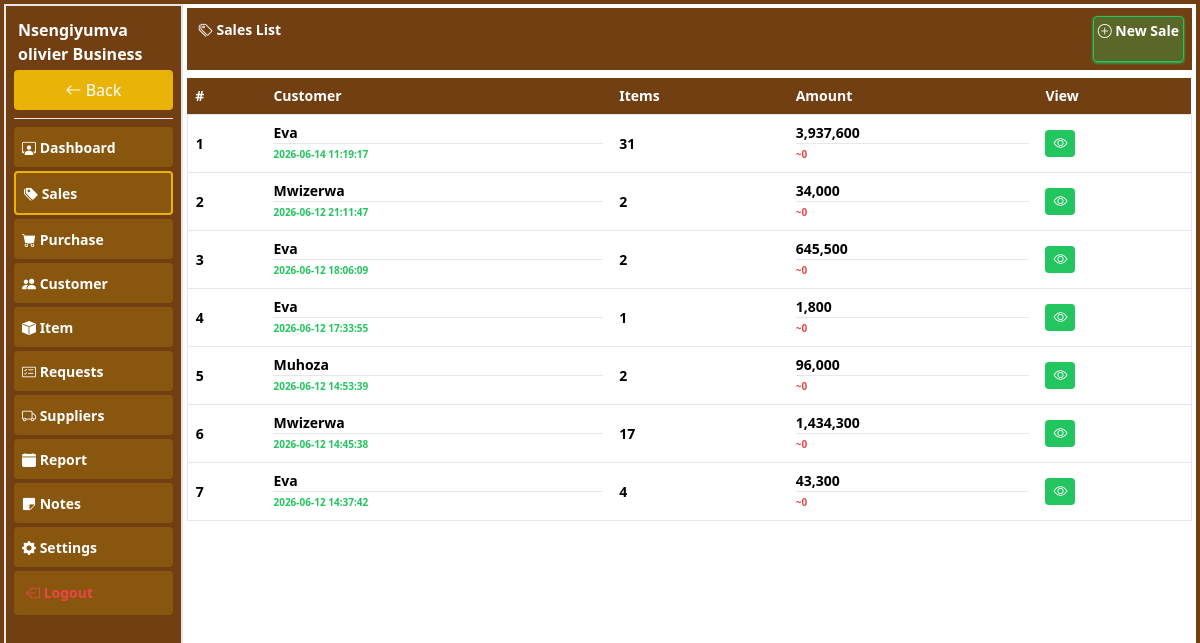
Screenshot of /pages/sales (signed in) with the database file from the repository.
### tables this page shows
CREATE TABLE `customer` (
  `name` varchar(255) NOT NULL,
  `phone` text NOT NULL,
  `c_id` int(11) NOT NULL,
  `business` int(11) NOT NULL,
  `location` varchar(255) NOT NULL,
  `created_at` datetime NOT NULL DEFAULT current_timestamp()
);

CREATE TABLE `salles` (
  `customer` int(255) DEFAULT NULL,
  `products` int(255) DEFAULT NULL,
  `status` int(11) DEFAULT NULL,
  `sale_id` int(11) NOT NULL,
  `discount` double DEFAULT NULL,
  `salles_date` datetime NOT NULL DEFAULT current_timestamp(),
  `pm` char(1) NOT NULL,
  `business` int(11) NOT NULL,
  `debit` double NOT NULL,
  `sale` int(11) NOT NULL,
  `ammount` double NOT NULL
);

### pages/sales.php (the view, shortened to what this page needs)
<?php
include("connection.php");
?>
<!DOCTYPE html>
<html lang="en">
<head>
    <script src="../plugins/css/tailwindcss.js"></script>
    <link rel="stylesheet" href="../plugins/icons/bootstrap-icons.css">
</head>
<body>
    <div class="container-fluid h-[100%]">
        <div class="flex w-full p-2 bg-yellow-900 justify-between h-[8%]"><h1 class="text-white font-bold text-sm p-1"><i class="bi bi-tags"></i> Sales List</h1> <a href="add_sale" class="font-bold text-white p-2 md:p-1 border border-green-500 shadow shadow-green-500 rounded text-sm bg-green-500/30"><i class="bi bi-plus-circle"></i> New Sale</a></div>
        <div class="table-responsive w-full overflow-y-auto my-2 h-[92%]">
            <table class="w-full border-collapse [&_td]:p-2 text-sm font-bold [&_th]:text-left [&_th]:p-2">
                <thead class="bg-yellow-900 text-white text-sm stiky"><tr>
                    <th>#</th>
                    <th class="">Customer</th>
                    <th>Items</th>
                    <th>Amount</th>
                    <th class="text-right">View</th>
                </tr></thead>
                <tbody class="overflow-y-auto">
                    <?php
                    $no=0;
                    $business= $_SESSION['user'];
                    $select = $conn->prepare("SELECT * FROM customer,salles where customer.business=? and salles.business=? and customer.c_id=salles.customer order by salles_date desc");
                    $select->bind_param("ii",$business,$business);
                    $select->execute();
                    $result=$select->get_result();
                    while ($a= $result->fetch_assoc()) {
                        $no++;
                        ?>
                        <tr class="border hover:bg-gray-200 rounded my-1">
                              <td><span class=""><?php echo $no ?></span></td>
                            <td>
                            <p class=""><?php echo $a['name'] ?></p>
                            <hr>
                            <p class="text-[10px] text-green-500 p-0"><?php echo $a['salles_date'] ?></p>
                        </td>
                            <td><?php echo $a['products'] ?></td>
                            <td>
                            <p class="price"><?php echo $a['ammount'] ?></p>
                            <hr>
                            <p class="text-[10px] text-red-500 p-0"> ~<span class="price"><?php echo $a['debit'] ?></span> </p>
                        </td>
                            <td class=""><a href="sale_view?sale=<?php echo $a['sale_id']?>" class="text-white bg-green-500 rounded p-1 text-sm px-2"><i class="bi bi-eye"></i></a></td>
                        </tr>
                        <?php
                    }
                    ?>
                </tbody>
            </table>
        </div>
    </div>
</body>
</html>

### rows the page displays
customer: name "Eva", salles.salles_date "2026-06-14 11:19:17", salles.products "31", salles.ammount "3,937,600", salles.debit "0", salles.salles_date "2026-06-12 18:06:09", salles.products "2", salles.ammount "645,500", salles.salles_date "2026-06-12 17:33:55", salles.products "1", salles.ammount "1,800", salles.salles_date "2026-06-12 14:37:42", salles.products "4", salles.ammount "43,300"
customer: name "Mwizerwa", salles.salles_date "2026-06-12 21:11:47", salles.products "2", salles.ammount "34,000", salles.debit "0", salles.salles_date "2026-06-12 14:45:38", salles.products "17", salles.ammount "1,434,300"
customer: name "Muhoza", salles.salles_date "2026-06-12 14:53:39", salles.products "2", salles.ammount "96,000", salles.debit "0"

### other values shown
$_SESSION['business'] "Nsengiyumva olivier Business"
